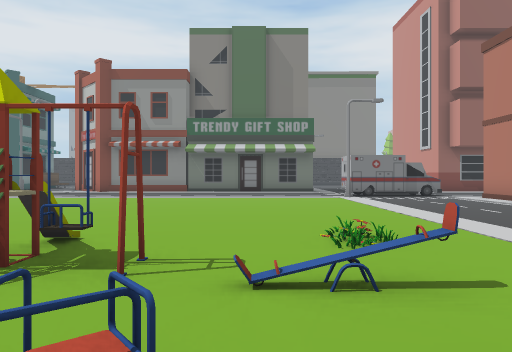
View 1 (above)

24 first-person views from a walk through a 3-D level made in the Unity game engine. The camera is 1.4 m above the floor, looks level and sees 70° across. Doors are open. The floor is counted in squares, 2 m on a side. Each view is taken from the middle of a square. On the plan, view 1 faces up. The plan holds only what a view shows up to about 11 squares ahead; the rest is blank. The place goes on beyond the plan. The player is left out. Some animated figures are left out. Some surface patterns are stand-ins.

View 2
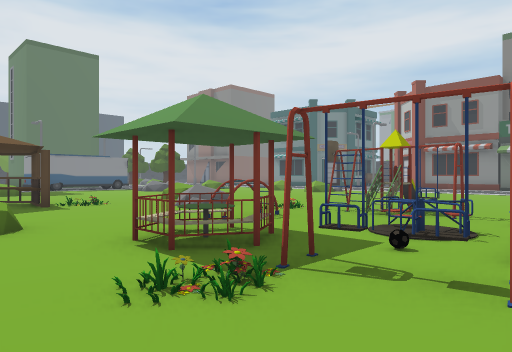

View 3
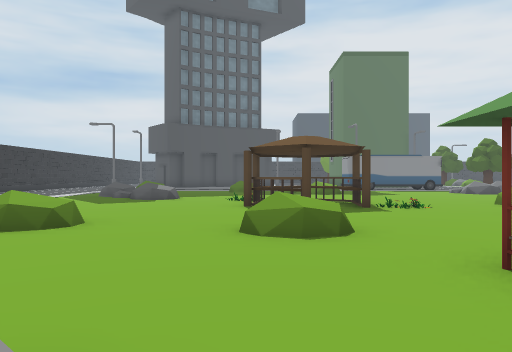

View 4
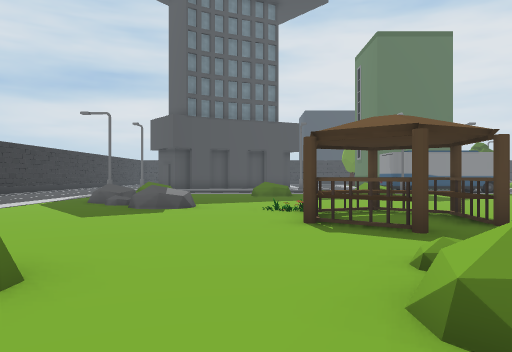

View 5
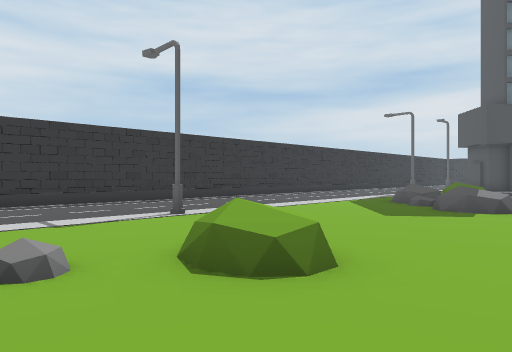

View 6
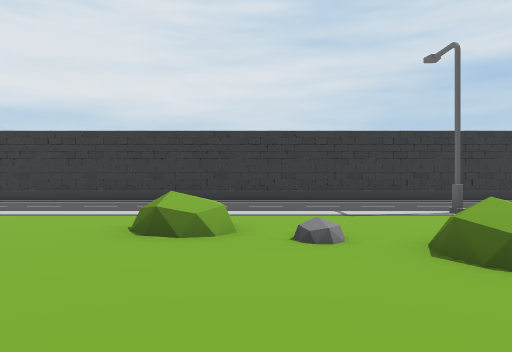

View 7
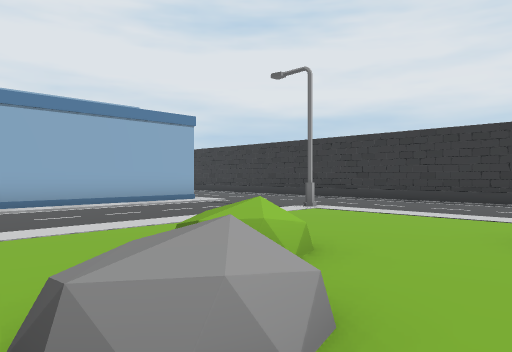

View 8
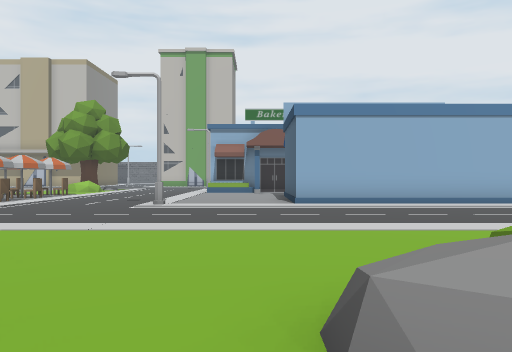

View 9
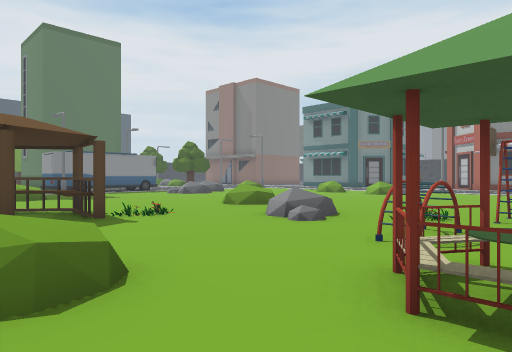

View 10
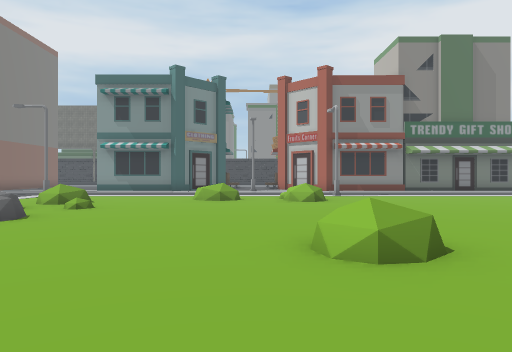

View 11
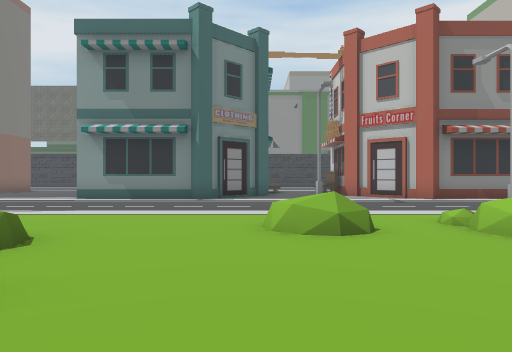

View 12
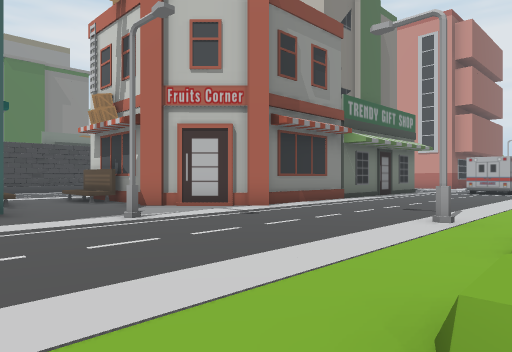

View 13
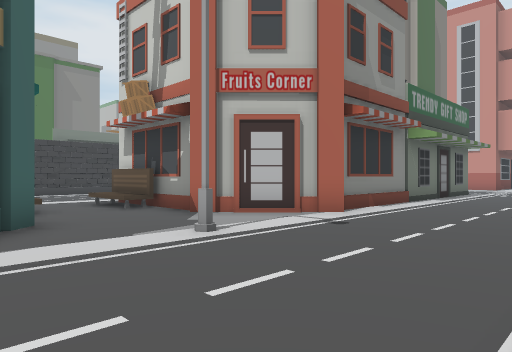

View 14
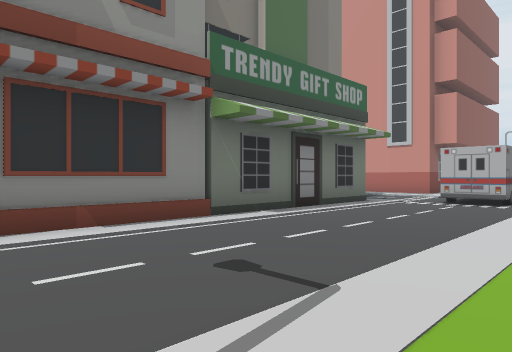

View 15
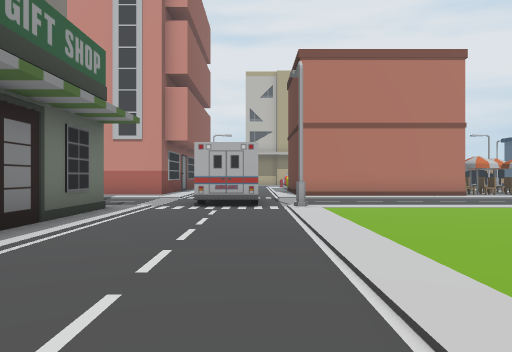

View 16
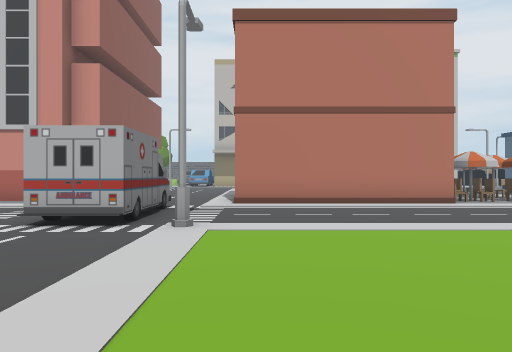

View 17
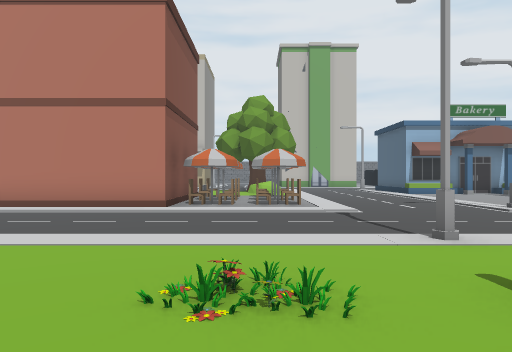

View 18
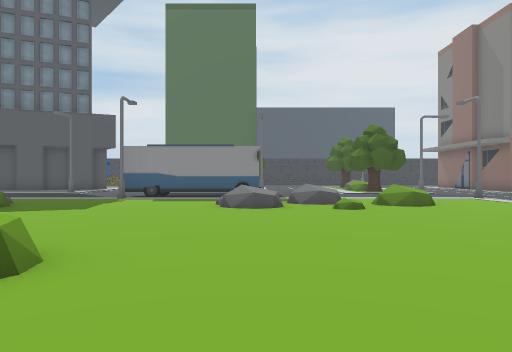

View 19
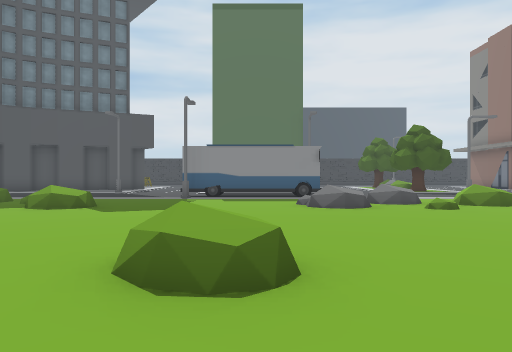

View 20
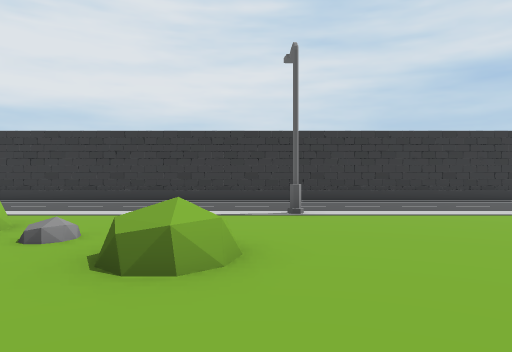

View 21
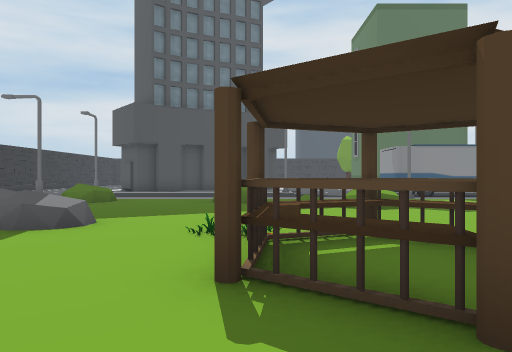

View 22
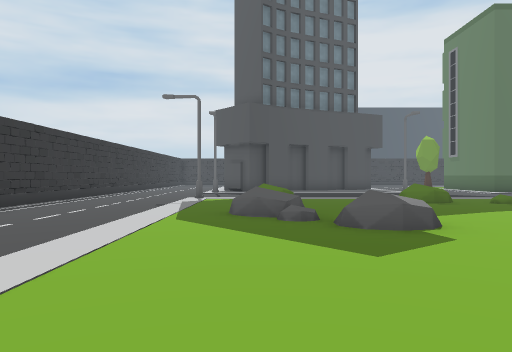

View 23
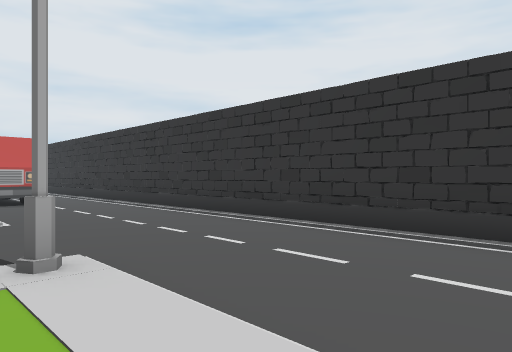

View 24
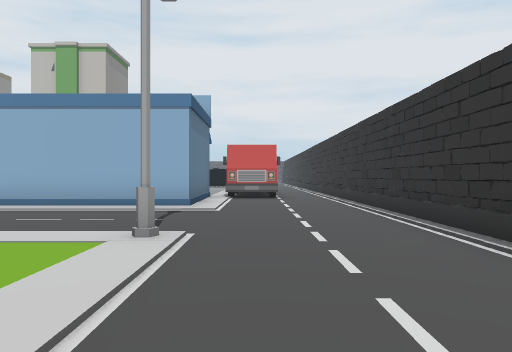

### Floor plan
Points are (right, up) in squares from view 1. A wall is a line through its corners. A room is listed if a view was taken in it or the views show most of it. See-through windows are left out.
Room 1 (views 1, 2, 3, 4, 5, 6, 7, 8, 9, 10, 11, 12, 13, 14, 15, 16, 17, 18, 19, 20, 21, 22, 23, 24)
walls: (-2.3, 3.5) (-2.3, 2.5); (-1.9, 3.9) (-1.9, 2.2); (-1.9, 3.2) (-2.4, 3.2); (-2.8, 2.5) (-3.3, 2.5); (-1.9, 2.8) (-2.4, 2.8); (-3.4, 0.9) (-3.4, 0.1) (-3.8, 0.1) (-3.8, -0.4); (-3.4, 0.3) (-3.9, 0.3); (-8.2, -1.5) (-8.2, -2); (-8.2, -1.7) (-9.6, -1.5) (-10.4, -2.6) (-9.9, -3.9); (-7.6, -2.9) (-8.5, -4.1); (-7.6, -3) (-8.3, -3.6) (-8.4, -4.4); (-10, -3.6) (-9.5, -4); (-6.6, 15.8) (-8.8, 18); (2.6, 16.1) (-6.5, 16.1); (-8.6, 18.2) (-8.6, 19.2); (10, 6) (7.2, 6) (7.2, 11.6); (10, -10.5) (7.2, -10.5) (7.2, -5) (8.9, -5); (-17, -14.6) (10.6, -14.6)
low walls: (-1.9, 3.5) (-2.3, 3.5); (-3.4, 0.8) (-3.9, 0.8); (-9.5, -1.9) (-10.1, -2.6) (-9.7, -3.6)
objects: other object (-16, -9) to (-16, -8); other object (-16, -5) to (-16, -4); other object (-16, 6) to (-15, 7); other object (-15, -2) to (-14, -1); other object (-15, 5) to (-14, 5); other object (-15, 8) to (-15, 9); other object (-13, -9) to (-12, -8); other object (-12, -7) to (-11, -7); other object (-12, 10) to (-11, 10); other object (-12, 20) to (-11, 21); other object (-11, -5); other object (-11, -4); other object (-10, 16); other object (-9, -1); other object (-9, 2) to (-9, 3); other object (-9, 9) to (-8, 10); other object (-9, 20) to (-9, 21); other object (-8, 1); other object (-7, -11); other object (-7, -1); other object (-7, 0); other object (-7, 12); other object (-6, 1) to (-6, 2); other object (-5, -8) to (-5, -7); other object (-5, -4) to (-4, -3); other object (-5, 2); other object (-4, 3); other object (-3, -2) to (-2, -1); other object (-3, 2); other object (-2, -9); other object (-1, -5) to (0, -5); other object (-1, -4); other object (-1, -3); other object (-1, -2); other object (-1, -1) to (0, -1); other object (-1, 0) to (-1, 1); other object (0, -7) to (1, -6); other object (0, -3); other object (0, 4); other object (1, 4); other object (3, -11); other object (3, 2); other object (3, 12); other object (4, 13) to (6, 14); other object (7, -2); other object (8, 3) to (8, 4); other object (8, 5); other object (9, 17) to (9, 18); other object (10, -12); other object (10, 3) to (10, 4); other object (10, 5)

Where each view was taken, in squares from view 1:
view 1: 0 up, 0 right, facing up
view 2: 4 down, 1 right, facing up-left
view 3: 4 down, 0 right, facing left
view 4: 5 down, 3 left, facing left
view 5: 5 down, 3 left, facing down-left
view 6: 4 down, 3 left, facing down
view 7: 4 down, 2 left, facing down-right
view 8: 4 down, 2 left, facing right
view 9: 4 down, 2 left, facing up-left
view 10: 1 down, 10 left, facing up
view 11: 5 up, 12 left, facing up
view 12: 10 up, 13 left, facing up-right
view 13: 12 up, 13 left, facing up-right
view 14: 11 up, 7 left, facing up-right
view 15: 13 up, 5 left, facing right
view 16: 11 up, 2 left, facing right
view 17: 4 up, 1 left, facing right
view 18: 5 up, 6 left, facing left
view 19: 3 up, 6 left, facing left
view 20: 4 down, 6 left, facing down
view 21: 4 down, 6 left, facing left
view 22: 9 down, 6 left, facing left
view 23: 10 down, 0 right, facing down-right
view 24: 12 down, 1 left, facing right
